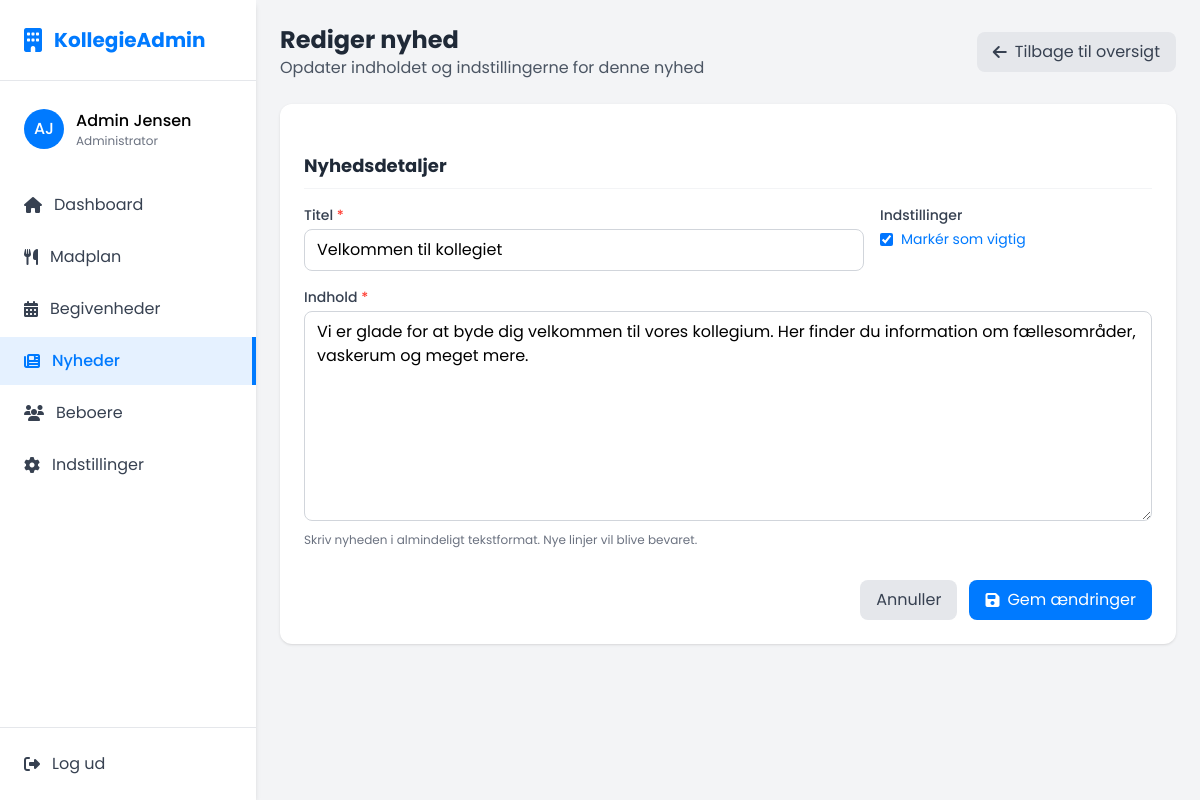
The app's page /news/edit-news.php?id=1 (signed in) with its own data.
### tables this page shows
CREATE TABLE news (
    id INT AUTO_INCREMENT PRIMARY KEY,
    title VARCHAR(100) NOT NULL,
    content TEXT NOT NULL,
    is_featured BOOLEAN NOT NULL DEFAULT FALSE,
    published_at TIMESTAMP DEFAULT CURRENT_TIMESTAMP,
    created_by INT NOT NULL,
    created_at TIMESTAMP DEFAULT CURRENT_TIMESTAMP,
    updated_at TIMESTAMP DEFAULT CURRENT_TIMESTAMP ON UPDATE CURRENT_TIMESTAMP,
    FOREIGN KEY (created_by) REFERENCES users(id)
);

### news/edit-news.php (the view, shortened to what this page needs)
<?php
include '../database/db_conn.php';
include '../components/header.php';
$news_id = isset($_GET['id']) ? (int)$_GET['id'] : null;
$news = null;
if (isset($conn)) {
   $stmt = $conn->prepare("SELECT * FROM news WHERE id = ?");
   $stmt->bind_param("i", $news_id);
   $stmt->execute();
   $result = $stmt->get_result();
   if ($result->num_rows > 0) {
       $news = $result->fetch_assoc();
   } else {
       $_SESSION['error_message'] = "Nyheden blev ikke fundet";
       header("Location: ./");
       exit();
   }
}
?>
<body class="font-poppins bg-gray-100 min-h-screen flex flex-col">
   <div class="flex flex-grow">
       <?php include '../components/sidebar.php'; ?>
       <main class="flex-grow">
           <div class="p-3 sm:p-6">
               <div class="mb-4 sm:mb-6 flex justify-between items-center">
                   <div>
                       <h1 class="text-xl sm:text-2xl font-bold text-gray-800">Rediger nyhed</h1>
                       <p class="text-sm sm:text-base text-gray-600">Opdater indholdet og indstillingerne for denne nyhed</p>
                   </div>
                   <a href="./" class="bg-gray-200 hover:bg-gray-300 text-gray-700 px-3 py-2 sm:px-4 sm:py-2 rounded-lg text-sm sm:text-base transition-colors flex items-center gap-2">
                       <i class="fas fa-arrow-left"></i>
                       <span>Tilbage til oversigt</span>
                   </a>
               </div>
               <div class="bg-white rounded-xl shadow p-4 sm:p-6 animate-fade-in">
                   <form id="edit-news-form" action="save-news.php" method="POST" class="space-y-6">
                       <div>
                           <h2 class="text-lg font-bold text-gray-800 mb-4 pb-2 border-b border-gray-100">Nyhedsdetaljer</h2>
                           <div class="grid grid-cols-1 md:grid-cols-3 gap-4 mb-4">
                               <div class="md:col-span-2">
                                   <label for="title" class="block text-sm font-medium text-gray-700 mb-1">Titel <span class="text-danger">*</span></label>
                                   <input type="text" id="title" name="title" required
                                       class="w-full border border-gray-300 rounded-lg px-3 py-2 focus:outline-none focus:ring-2 focus:ring-primary/50"
                                       value="<?php echo htmlspecialchars($news['title']); ?>">
                               </div>
                               <div>
                                   <label class="block text-sm font-medium text-gray-700 mb-1">Indstillinger</label>
                                   <div class="space-y-2">
                                       <label class="flex items-center gap-2 text-sm">
                                           <input type="checkbox" name="is_featured" id="is_featured" <?php echo $news['is_featured'] ? 'checked' : ''; ?>>
                                           <span class="text-primary">Markér som vigtig</span>
                                       </label>
                                   </div>
                               </div>
                           </div>
                           <div class="mb-4">
                               <label for="content" class="block text-sm font-medium text-gray-700 mb-1">Indhold <span class="text-danger">*</span></label>
                               <textarea id="content" name="content" rows="8" required
                                   class="w-full border border-gray-300 rounded-lg px-3 py-2 focus:outline-none focus:ring-2 focus:ring-primary/50"><?php echo htmlspecialchars($news['content']); ?></textarea>
                               <p class="text-xs text-gray-500 mt-1">Skriv nyheden i almindeligt tekstformat. Nye linjer vil blive bevaret.</p>
                           </div>
                       </div>
                       <div class="flex justify-end gap-3 pt-2">
                           <a href="./" class="bg-gray-200 hover:bg-gray-300 text-gray-700 px-4 py-2 rounded-lg transition-colors">
                               Annuller
                           </a>
                           <button type="submit" class="bg-primary hover:bg-primary/90 text-white px-4 py-2 rounded-lg transition-colors flex items-center gap-2">
                               <i class="fas fa-save"></i>
                               <span>Gem ændringer</span>
                           </button>
                       </div>
                   </form>
               </div>
           </div>
       </main>
   </div>
</body>
</html>

### components/header.php (style rules this page uses)
.animate-fade-in { animation: fadeIn 0.3s ease-out forwards; }

### records on screen
news: title "Velkommen til kollegiet", is_featured "☑", content "Vi er glade for at byde dig velkommen til vores kollegium. Her finder du information om fællesområder, vaskerum og meget mere."
